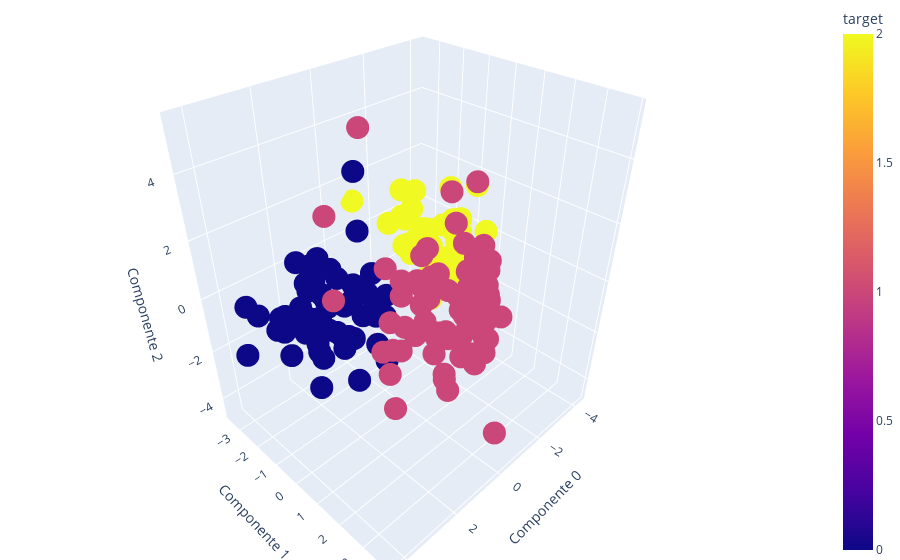

Source (notebook cell):
### Markdown cell above
**Diferença dos resultados:**

Olhando os gráficos gerados pelos dados normalizados, é possível ver uma explicita distinção entre os elementos de diferentes classes. Enquanto o resultado gerado pelo algoritmo PCA nos dados não normalizados é exatamente o oposto, visto que os dados não foram separados em grupos de forma adequada. Isso significa que o algoritmo do PCA não é adequado para decidir quais eixos possuem maior variância quando essas variâncias não são adequadamente normalizadas.

### Code cell
# AVISO: Por prolemas de compatibilidade do plotly. O gráfico, mesmo que gerado no notebook,
# não é mantido quando aberto no Google Colab. Por isso, é necessário rodar essa parte do
# código ao utilizar o Google Colab ou o Jupyter Notebook.
# No Google Colab,:
# Clicar em "Runtime" > "Run All"(CTRL + F9) é o necessário para rodar todo o código sequencialmente.

# c)
# Utilizacao do plotly para plotar os dados em 3D
!pip install plotly # Instala o plotly caso o Google Colab não tenha o pacote previamente instalado
import plotly.express as px

wine_norm_pca_3 = PCA(n_components=3).fit(df_wine_norm)
df_wine_norm_pca_3 = pd.DataFrame(wine_norm_pca_3.transform(df_wine_norm))
df_wine_norm_pca_3.columns = ['Componente 0', 'Componente 1', 'Componente 2']
df_wine_norm_pca_3['target'] = wine['target']

fig = px.scatter_3d(df_wine_norm_pca_3, x='Componente 0', y='Componente 1', z='Componente 2', color='target')
fig.update_layout(margin=dict(l=0, r=0, b=0, t=0))
fig.show()

### Figure 1 — Plotly figure (JSON) as saved in the notebook; plotly's stock layout.template omitted (floating-point values rounded to 4 significant figures; data arrays with more than 128 entries replaced by an {"elided": "..."} marker saying what was removed)
{"data": [{"hovertemplate": "Componente 0=%{x}<br>Componente 1=%{y}<br>Componente 2=%{z}<br>target=%{marker.color}<extra></extra>", "legendgroup": "", "marker": {"color": {"elided": "178 int values"}, "coloraxis": "coloraxis", "symbol": "circle"}, "mode": "markers", "name": "", "scene": "scene", "showlegend": false, "type": "scatter3d", "x": {"elided": "178 float values"}, "y": {"elided": "178 float values"}, "z": {"elided": "178 float values"}}], "layout": {"coloraxis": {"colorbar": {"title": {"text": "target"}}, "colorscale": [[0, "#0d0887"], [0.1111, "#46039f"], [0.2222, "#7201a8"], [0.3333, "#9c179e"], [0.4444, "#bd3786"], [0.5556, "#d8576b"], [0.6667, "#ed7953"], [0.7778, "#fb9f3a"], [0.8889, "#fdca26"], [1, "#f0f921"]]}, "legend": {"tracegroupgap": 0}, "margin": {"b": 0, "l": 0, "r": 0, "t": 0}, "scene": {"domain": {"x": [0, 1], "y": [0, 1]}, "xaxis": {"title": {"text": "Componente 0"}}, "yaxis": {"title": {"text": "Componente 1"}}, "zaxis": {"title": {"text": "Componente 2"}}}}}
